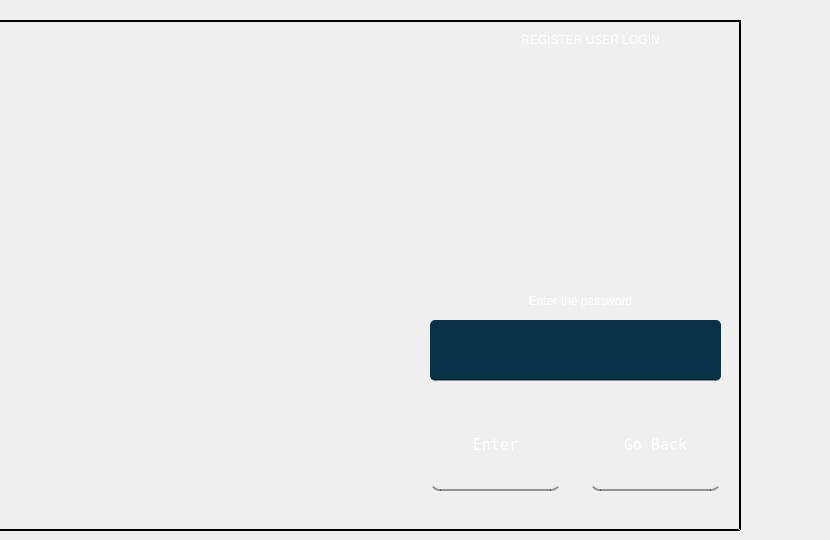
    <widget class="QWidget" name="tab_6">
     <attribute name="title">
      <string>Page</string>
     </attribute>
     <widget class="QPushButton" name="CLOSEBUTTON_2">
      <property name="enabled">
       <bool>true</bool>
      </property>
      <property name="geometry">
       <rect>
        <x>590</x>
        <y>400</y>
        <width>131</width>
        <height>91</height>
       </rect>
      </property>
      <property name="font">
       <font>
        <family>Terminal</family>
        <pointsize>11</pointsize>
        <weight>50</weight>
        <italic>false</italic>
        <bold>false</bold>
       </font>
      </property>
      <property name="mouseTracking">
       <bool>true</bool>
      </property>
      <property name="tabletTracking">
       <bool>true</bool>
      </property>
      <property name="styleSheet">
       <string notr="true">QPushButton#CLOSEBUTTON_2{
	font: 75 8pt &quot;MS Sans Serif&quot;;
	border-radius:10px;
	border-bottom:2px solid rgba(0,0,0,100);
	color: rgb(255, 255, 255);
	font: 11pt &quot;Terminal&quot;;
	padding:10px;
}

QPushButton#CLOSEBUTTON_2:hover{
	color: rgb(170, 170, 170);
	background-color: rgb(10, 75, 128);
}</string>
      </property>
      <property name="text">
       <string>Go Back</string>
      </property>
      <property name="default">
       <bool>false</bool>
      </property>
     </widget>
     <widget class="QPushButton" name="LOGINBUTTON_2">
      <property name="geometry">
       <rect>
        <x>430</x>
        <y>400</y>
        <width>131</width>
        <height>91</height>
       </rect>
      </property>
      <property name="font">
       <font>
        <family>Terminal</family>
        <pointsize>11</pointsize>
        <weight>50</weight>
        <italic>false</italic>
        <bold>false</bold>
       </font>
      </property>
      <property name="cursor">
       <cursorShape>ArrowCursor</cursorShape>
      </property>
      <property name="autoFillBackground">
       <bool>false</bool>
      </property>
      <property name="styleSheet">
       <string notr="true">QPushButton#LOGINBUTTON_2{
	font: 75 8pt &quot;MS Sans Serif&quot;;
	border-radius:10px;
	border-bottom:2px solid rgba(0,0,0,100);
	color: rgb(255, 255, 255);
	font: 11pt &quot;Terminal&quot;;
	padding:10px;
}

QPushButton#LOGINBUTTON_2:hover{
	color: rgb(255, 253, 46);
	background-color: rgb(10, 75, 128);
}</string>
      </property>
      <property name="text">
       <string>Enter</string>
      </property>
     </widget>
     <widget class="QLabel" name="label_16">
      <property name="geometry">
       <rect>
        <x>-80</x>
        <y>20</y>
        <width>821</width>
        <height>511</height>
       </rect>
      </property>
      <property name="frameShape">
       <enum>QFrame::WinPanel</enum>
      </property>
      <property name="frameShadow">
       <enum>QFrame::Plain</enum>
      </property>
      <property name="lineWidth">
       <number>1</number>
      </property>
      <property name="text">
       <string/>
      </property>
      <property name="pixmap">
       <pixmap>88060Learn-Facial-Recognition-scaled.jpg</pixmap>
      </property>
      <property name="scaledContents">
       <bool>true</bool>
      </property>
      <property name="alignment">
       <set>Qt::AlignCenter</set>
      </property>
     </widget>
     <widget class="QLineEdit" name="PASSWORD_2">
      <property name="geometry">
       <rect>
        <x>430</x>
        <y>320</y>
        <width>291</width>
        <height>61</height>
       </rect>
      </property>
      <property name="styleSheet">
       <string notr="true">QLineEdit#PASSWORD_2{
	background-color: rgb(9, 49, 74);
	border-radius:5px;
	border-bottom:2px solid rgba(0,0,0,100);
	padding:10px;
	font: 11pt &quot;Terminal&quot;;
	color: rgb(2, 255, 200);
}

QLineEdit#PASSWORD_2:hover{
	background-color: rgb(10, 75, 128);
	color: rgb(170, 170, 170);
}</string>
      </property>
      <property name="echoMode">
       <enum>QLineEdit::Password</enum>
      </property>
     </widget>
     <widget class="QLabel" name="label_17">
      <property name="geometry">
       <rect>
        <x>490</x>
        <y>30</y>
        <width>201</width>
        <height>20</height>
       </rect>
      </property>
      <property name="styleSheet">
       <string notr="true">color: rgb(255, 255, 255);
font: 11pt &quot;Terminal&quot;;
background-color: rgba(255, 255, 255, 0);</string>
      </property>
      <property name="text">
       <string>REGISTER USER LOGIN</string>
      </property>
      <property name="alignment">
       <set>Qt::AlignCenter</set>
      </property>
      <property name="wordWrap">
       <bool>true</bool>
      </property>
     </widget>
     <widget class="QLabel" name="label_18">
      <property name="geometry">
       <rect>
        <x>470</x>
        <y>280</y>
        <width>221</width>
        <height>41</height>
       </rect>
      </property>
      <property name="styleSheet">
       <string notr="true">color: rgb(255, 255, 255);
font: 11pt &quot;Terminal&quot;;
background-color: rgba(255, 255, 255, 0);</string>
      </property>
      <property name="text">
       <string>Enter the password</string>
      </property>
      <property name="alignment">
       <set>Qt::AlignCenter</set>
      </property>
      <property name="wordWrap">
       <bool>true</bool>
      </property>
     </widget>
     <widget class="QLabel" name="LOGININFO_2">
      <property name="geometry">
       <rect>
        <x>430</x>
        <y>140</y>
        <width>211</width>
        <height>41</height>
       </rect>
      </property>
      <property name="font">
       <font>
        <family>Terminal</family>
        <pointsize>100</pointsize>
        <weight>50</weight>
        <italic>false</italic>
        <bold>false</bold>
       </font>
      </property>
      <property name="cursor">
       <cursorShape>ArrowCursor</cursorShape>
      </property>
      <property name="styleSheet">
       <string notr="true">color: rgb(195, 0, 0);
font: 100pt &quot;Terminal&quot;;
background-color: rgba(255, 255, 255, 0);</string>
      </property>
      <property name="text">
       <string/>
      </property>
      <property name="alignment">
       <set>Qt::AlignCenter</set>
      </property>
      <property name="wordWrap">
       <bool>true</bool>
      </property>
     </widget>
     <zorder>label_16</zorder>
     <zorder>CLOSEBUTTON_2</zorder>
     <zorder>LOGINBUTTON_2</zorder>
     <zorder>PASSWORD_2</zorder>
     <zorder>label_17</zorder>
     <zorder>label_18</zorder>
     <zorder>LOGININFO_2</zorder>
    </widget>
